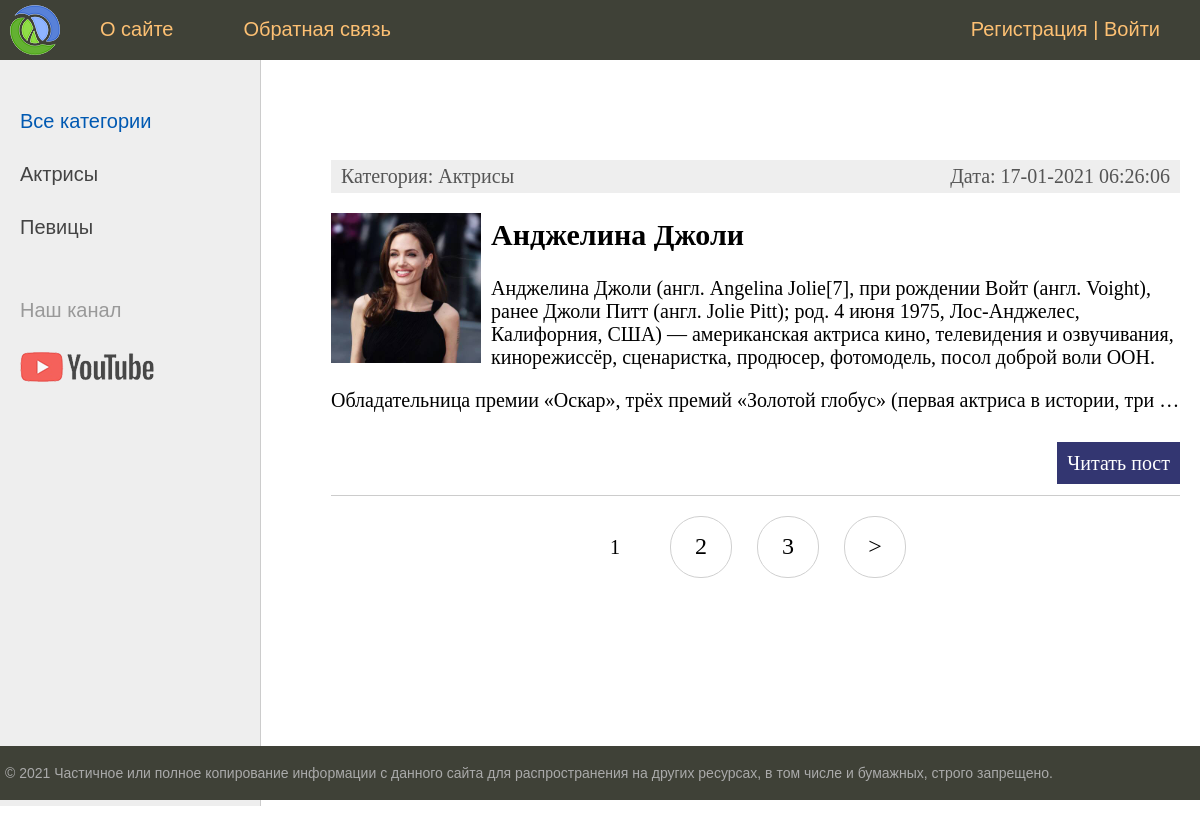
The page / on the database its author committed.
### women/models.py (models this page shows, shortened)
class Category(models.Model):
    name = models.CharField(max_length=100, db_index=True, verbose_name='Название')
    slug = models.SlugField(max_length=255, unique=True, db_index=True, verbose_name='URL')
    def __str__(self):
        return self.name
    def get_absolute_url(self):
        return reverse('category', kwargs={'cat_slug': self.slug})
    class Meta:
        verbose_name = 'Категория'
        verbose_name_plural = 'Категории'
        ordering = ['id']

class Women(models.Model):
    title = models.CharField(max_length=255, verbose_name='Заголовок')
    slug = models.SlugField(max_length=255, unique=True, db_index=True, verbose_name='URL')
    content = models.TextField(blank=True, verbose_name='Текст статьи')
    photo = models.ImageField(upload_to='photos/%Y/%m/%d', verbose_name='Фото')
    time_create = models.DateTimeField(auto_now_add=True, verbose_name='Время создания')
    time_update = models.DateTimeField(auto_now=True, verbose_name='Время изменения')
    is_published = models.BooleanField(default=True, verbose_name='Публикация')
    cat = models.ForeignKey('Category', on_delete=models.PROTECT, verbose_name='Категория')
    def get_absolute_url(self):
        return reverse('post', kwargs={'post_slug': self.slug})
    class Meta:
        verbose_name = 'Известные женщины'
        verbose_name_plural = 'Известные женщины'
        ordering = ['id']

### women/views.py (the view)
# urls.py: path('', WomenHome.as_view(), name='home'),
class WomenHome(DataMixin, ListView):
    model = Women
    template_name = 'women/index.html'
    context_object_name = 'posts'
    def get_context_data(self, *, object_list=None, **kwargs):
        context = super().get_context_data(**kwargs)
        c_def = self.get_user_context(title='Главная страница')
        context = dict(list(context.items()) + list(c_def.items()))
        return context
    def get_queryset(self):
        return Women.objects.filter(is_published=True).select_related('cat')

### women/utils.py (called while the page is built)
    def get_user_context(self, **kwargs):
        context = kwargs
        cats = cache.get('cats')
        if not cats:
            cats = Category.objects.annotate(Count('women'))
            cache.set('cats', cats, 60)
        user_menu = menu.copy()
        if not self.request.user.is_authenticated:
            user_menu.pop(1)
        context['menu'] = user_menu
        context['cats'] = cats
        if 'cat_selected' not in context:
            context['cat_selected'] = 0
        return context

### women/templates/women/index.html (shortened to what this page needs)
{% extends 'women/base.html' %}
{% block content %}
<ul class="list-articles">
	{% for p in posts %}
			<li>
                <div class="article-panel">
                    <p class="first">Категория: {{ p.cat }}</p>
                    <p class="last">Дата: {{ p.time_update|date:"d-m-Y H:i:s"}}</p>
                </div>
                {% if p.photo %}
                    <p><img class="img-article-left thumb" src="{{ p.photo.url }}" alt=""></p>
                {% endif %}
                <h2>{{p.title}}</h2>
                {% autoescape on %}
                {{p.content|linebreaks|truncatewords:50}}
                {% endautoescape %}
                <p class="link-read-post"><a href="{{ p.get_absolute_url }}">Читать пост</a></p>
			</li>
	{% endfor %}
</ul>
{% endblock %}

### women/templates/women/base.html (shortened to what this page needs)
{% load static %}
{% load women_tags %}
<!DOCTYPE html>
<html>
<head>
	<link type="text/css" href="{% static 'women/css/styles.css' %}" rel="stylesheet" />
</head>
<body>
<table class="table-page" border=0 cellpadding="0" cellspacing="0">
<tr><td valign=top>
{% block mainmenu %}
		<div class="header">
			<ul id="mainmenu" class="mainmenu">
			<li class="logo"><a href="{% url 'home' %}"><div class="logo"></div></a></li>
            {% for m in menu %}
                <li><a href="{% url m.url_name %}">{{m.title}}</a></li>
            {% endfor %}
                {% if request.user.is_authenticated %}
                    <li class="last">{{ user.username }} | <a href="{% url 'logout' %}">Выйти</a></li>
                {% else %}
                    <li class="last"><a href="{% url 'register' %}">Регистрация</a> | <a href="{% url 'login' %}">Войти</a></li>
                {% endif %}
			</ul>
		</div>
{% endblock mainmenu %}
<table class="table-content" border=0 cellpadding="0" cellspacing="0">
<tr>
	<td valign="top" class="left-chapters">
	<ul id="leftchapters">
		{% if cat_selected == 0 %}
			<li class="selected">Все категории</li>
		{% else %}
			<li class="selected"><a href="{% url 'home' %}">Все категории</a></li>
		{% endif %}
        {% for c in cats %}
            {% if c.women__count > 0 %}
                {% if c.pk == cat_selected %}
                    <li class="selected">{{ c.name }}</li>
                {% else %}
                    <li><a href="{{ c.get_absolute_url }}">{{ c.name }}</a></li>
                {% endif %}
            {% endif %}
        {% endfor %}
		<li class="share">
		<p>Наш канал</p>
		<a class="share-yt" href="https://www.youtube.com/channel/UClJzWfGWuGJL2t-3dYKcHTA/playlists" target="_blank" rel="nofollow"></a>
		</li>
	</ul>
</td>
<td valign="top" class="content">
	<div class="content-text">
{% block content %}
{% endblock %}
    {% if page_obj.has_other_pages %}
        <nav class="list-pages">
            <ul>
                {% for p in paginator.page_range %}
                    {% if page_obj.number == p %}
                        <li class="page-num page-num-selected">{{ p }}</li>
                    {% elif p >= page_obj.number|add:-2 and p <= page_obj.number|add:2 %}
                        <li class="page-num">
                            <a href="?page={{ p }}">{{ p }}</a>
                        </li>
                    {% endif %}
                {% endfor %}
                {% if page_obj.has_next %}
                    <li class="page-num">
                        <a href="?page={{ page_obj.next_page_number }}">&gt;</a>
                    </li>
                {% endif %}
            </ul>
        </nav>
    {% endif %}
	</div>
</td></tr></table>
</td></tr>
<tr><td valign=top>
	<div id="footer">
		<p>&copy; 2021 Частичное или полное копирование информации с данного сайта для распространения на других ресурсах, в том числе и бумажных, строго запрещено.</p>
	</div>
</td></tr></table>
</body>
</html>

### women/static/women/css/styles.css (style rules this page uses)
html, body { font-family: 'Arial'; margin: 0; padding: 0; height: 100%; width: 100%; color: #444; }
a { color: #0059b2; text-decoration: none; }
img { max-width: 600px; height: auto; }
img.img-article-left { max-width: 300px; height: auto; float: left; padding: 0 10px 10px 0; }
img.img-article-left.thumb { max-width: 150px; height: auto; }
p.link-read-post { text-align: right; }
p.link-read-post a { padding: 10px; min-width: 100px; background: #333671; color: #fff; text-decoration: none; }
div.article-panel { background: #eee; padding: 5px 10px 5px 10px; box-sizing: border-box; overflow: hidden; color: #555; }
div.article-panel p.first { margin: 0; float: left; }
div.article-panel p.last { margin: 0; float: right; }
ul.list-articles { list-style: none; margin: 0; padding: 0; }
ul.list-articles li { border-bottom: 1px solid #ccc; }
.table-page { width: 100%; height: 100%; vertical-align: top; }
.table-page tr { height: 100%; }
.header { background: #3F4137; height: 60px; }
.logo { background: url('../images/logo.png') no-repeat 10px 5px; width: 70px; height: 60px; }
ul.mainmenu { list-style: none; margin: 0; padding: 0; height: 60px; color: #fdc073; font-size: 20px; overflow: hidden; }
ul.mainmenu li { float: left; margin: 18px 40px 0 30px; }
ul.mainmenu li.logo { margin: 0; }
ul.mainmenu li.last { float: right; }
ul.mainmenu li a { color: #fdc073; text-decoration: none; }
.table-content { width: 100%; min-height: 100%; height: 100%; }
.left-chapters { margin: 0; background: #eee; border-right: 1px solid #ccc; min-height: 100%; }
.left-chapters ul { width: 230px; min-height: 100%; margin: 0; padding: 20px 10px 10px 20px; list-style: none; font-size: 20px; }
.left-chapters ul li { margin: 30px 0 0 0; color: #999; }
.left-chapters ul li.selected { color: #0059b2; }
.left-chapters ul li a { color: #444; text-decoration: none; }
.left-chapters ul li.share { margin: 60px 0 0 0; }
.left-chapters ul li.share p { margin: 30px 0 30px 0; }
.left-chapters ul li.share a { display: inline-block; width: 40px; height: 40px; margin: 0 20px 0 0; }
.left-chapters ul li.share a.share-yt { width: 100%; height: 30px; background: url('../images/share_yt.png') no-repeat 0 0 }
.content { padding: 40px 20px 20px 40px; width: 100%; box-sizing: border-box; }
.content-text { margin: 60px 0 0 30px; color: #000; font-size: 20px; font-family: Yandex Sans Display Light; }
#footer { box-sizing: border-box; background: #3F4137; padding: 5px; color: #aaa; font-size: 14px; font-family: Verdana, Geneva, Arial, Helvetica; text-align: left; overflow: hidden; }
.list-pages { text-align: center; margin: 0 0 20px 0; }
.list-pages ul { margin: 20px 0 0 0; padding: 0; list-style: none; }
.list-pages ul li { display: inline-block; margin: 0 20px 0 0; }
.list-pages a { color: #000; font-size: 24px; text-decoration: none; }
.list-pages .page-num, .page-num-selected { display: inline-block; width: 60px; height: 44px; padding: 16px 0 0 0; border: 1px solid #d0d0d0; border-radius: 30px; }
.list-pages .page-num-selected { border: none; color: #000; font-size: 20px; }

### rows shown on the page
Category: name "Актрисы"
Category: name "Певицы"
Women: cat "Актрисы", time_update "17-01-2021 06:26:06", photo (picture), title "Анджелина Джоли", content "Анджелина Джоли (англ. Angelina Jolie[7], при рождении Войт (англ. Voight), ранее Джоли Питт (англ. Jolie Pitt); род. 4 июня 1975, Лос-Анджелес, Калифорния, США) — американская актриса кино, телевидения и озвучивания, кинорежиссёр, сценаристка, продюсер, фотомодель, посол доброй воли ООН. Обладательница премии «Оскар», трёх премий «Золотой глобус» (первая актриса в истории, три …"

### other values the page prints
{{ m.title }} "О сайте" "Обратная связь"
{{ p }} "1"
{{ p }} "2" "3"
